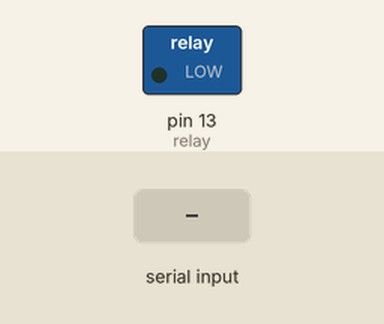
Recording of a sketch running on a simulated Arduino Uno, built with avr-gcc and run on an emulated ATmega328P. Parts: switched loads named in the sketch (green lamp = pin HIGH). Inputs (shaded band) come from the test bench.

Above: at 1.2 s.
1.3 s: "2" received over the second serial link
At 2.5 s:
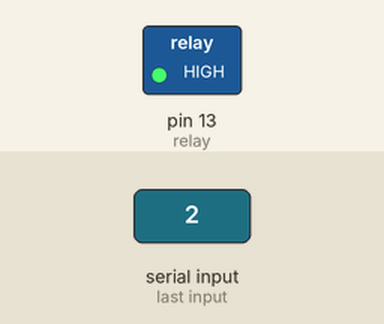
2.8 s: "1" received over the second serial link
At 3.8 s:
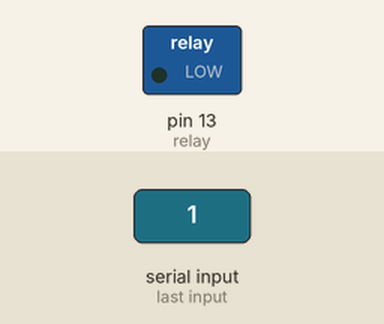
Timing chart, 0 to 5.8 s (numbered marks = the images above; inputs shaded):
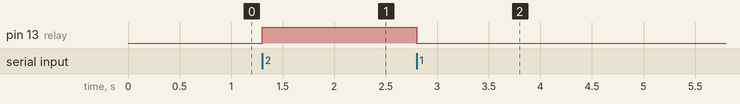

Measured:
- after the input at 1.3 s, pin 13 (relay): LOW → HIGH at once
- after the input at 2.8 s, pin 13 (relay): HIGH → LOW at once

The sketch:

arduino_uno_SourceCode.ino
```cpp
#include <SoftwareSerial.h>
SoftwareSerial BTSerial(2, 3);
int bufferPosition;
int echoPin = 6;
int trigPin = 7;
int relay = 13;
// 초음파 거리 센서는 6, 7번핀, 릴레이는 13번 핀에 연결 했습니다.
float senVal = 0;
float senDur = 0;

void setup() {
  Serial.begin(9600);
  BTSerial.begin(9600);
  bufferPosition = 0;
  pinMode(relay, OUTPUT);
  pinMode(trigPin, OUTPUT);
  pinMode(echoPin, INPUT);
}
void loop() {
  if (BTSerial.available()) {
    byte data = BTSerial.read(); // 블루투스로 안드로이드에서 보내준 데이터를 받는다.
    if (data == '2') { // 안드로이드에서 on을 입력 했을 경우
      digitalWrite(relay, HIGH);
    } else if (data == '1') { // 안드로이드에서 off를 입력 했을 경우
      digitalWrite(relay, LOW);
    } else if (data == '3') { // 안드로이드에서 auto를 입력 했을 경우
      while (1) {
        float duration, distance;
        digitalWrite(trigPin, HIGH);
        delay(10);
        digitalWrite(trigPin, LOW);
        senDur = pulseIn(echoPin, HIGH);
        senVal = ((float)(340 * senDur) / 10000) / 2;
        // 초음파 거리 센서에서 보낸 데이터에서 거리를 측정 한다.
        // 초음파 거리 센서 원리는 튜토리얼에 있습니다.
        Serial.println(senVal);
        if (senVal < 40) // 40cm내에 사람이 있을 경우
        {
          digitalWrite(relay, LOW); // 릴레이를 작동
        } else {
          digitalWrite(relay, HIGH); // 없을 경우 릴레이를 끔
        }
        delay(200); // 0.2초 대기
        if (BTSerial.read() == '4') { // 안드로이드에서 stop을 입력 했을 경우
          break; // 초음파 거리 센서로 스탠드를 조정 하는 것을 멈춘다.
        }
      }
    }
  }
} 
```
